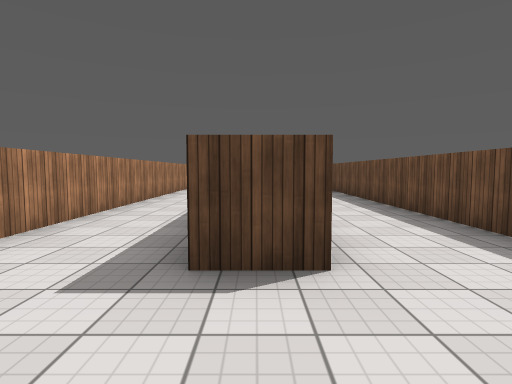
View 1 (above)

17 first-person views from a walk through a scene from a Unity 3-D project. The camera is 1.4 m above the floor, tilts 4° down and sees 80° across. The floor is counted in squares, 2 m on a side. Each view is taken from the middle of a square. On the plan, view 1 faces up. The plan holds only what a view shows up to about 10 squares ahead; the rest is blank. Surface patterns are stand-ins for the level's own textures.

View 2
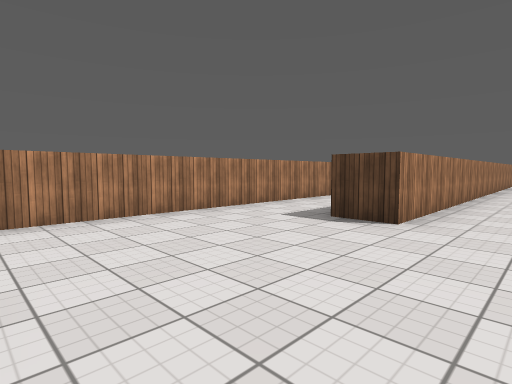

View 3
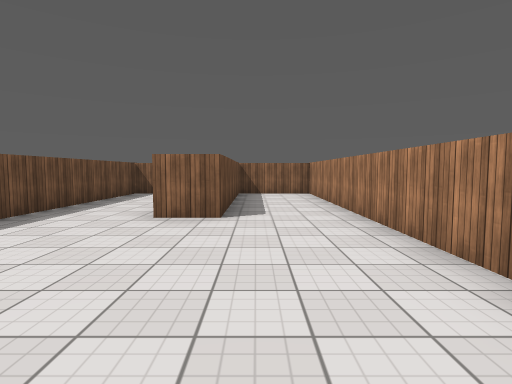

View 4
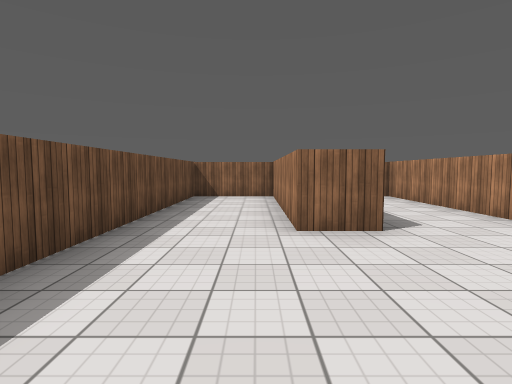

View 5
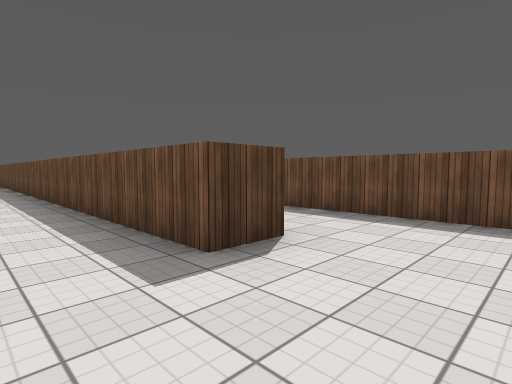

View 6
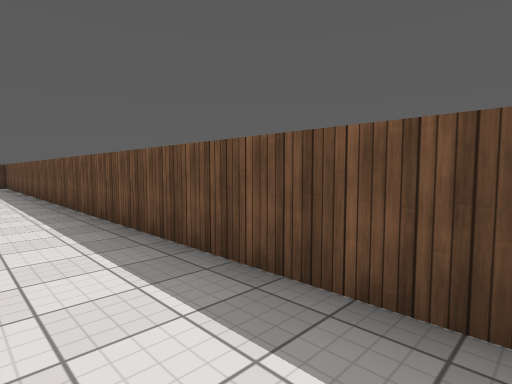

View 7
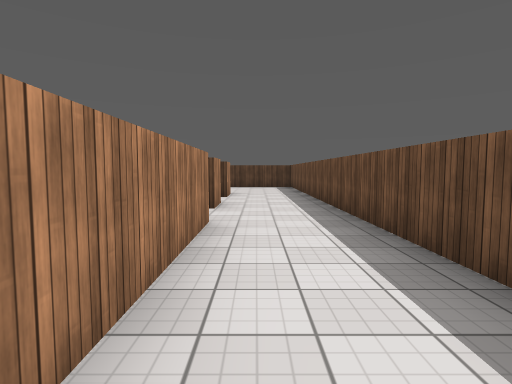

View 8
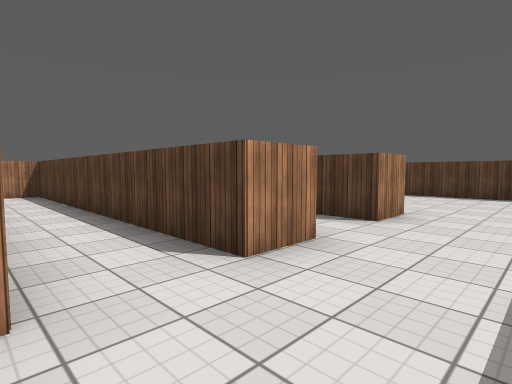

View 9
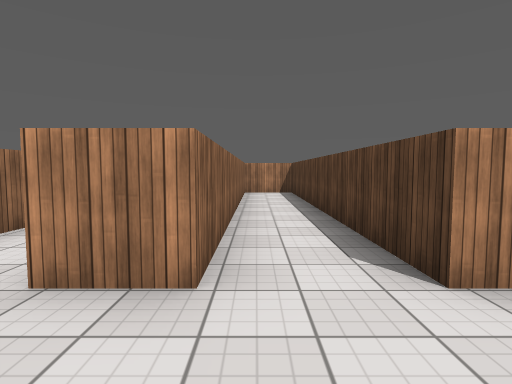

View 10
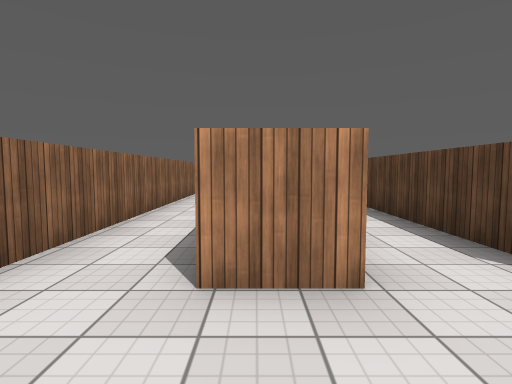

View 11
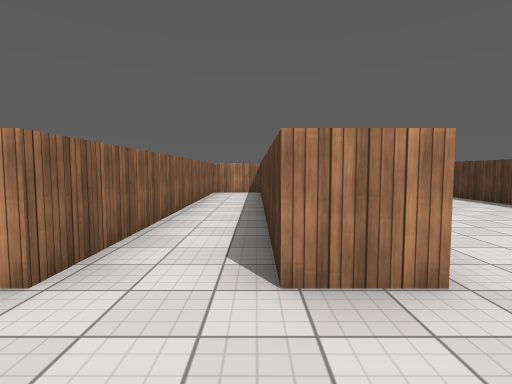

View 12
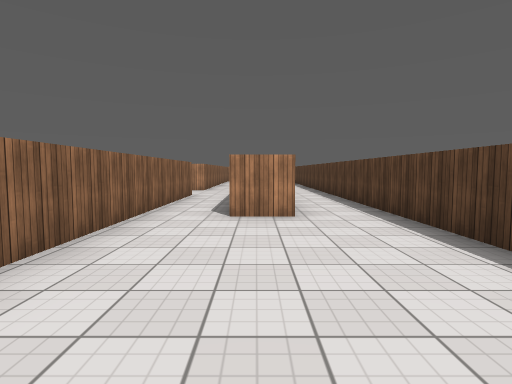

View 13
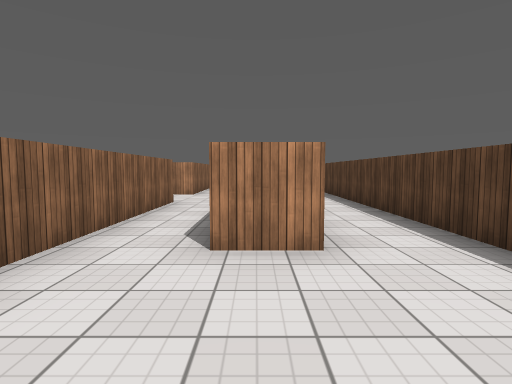

View 14
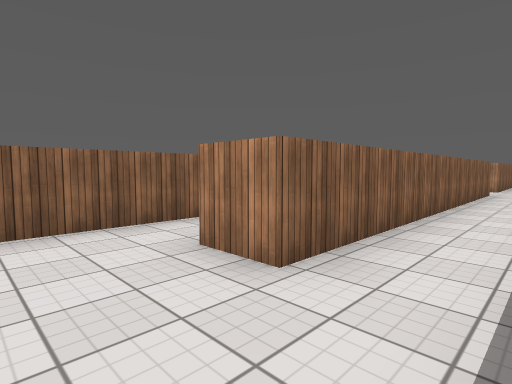

View 15
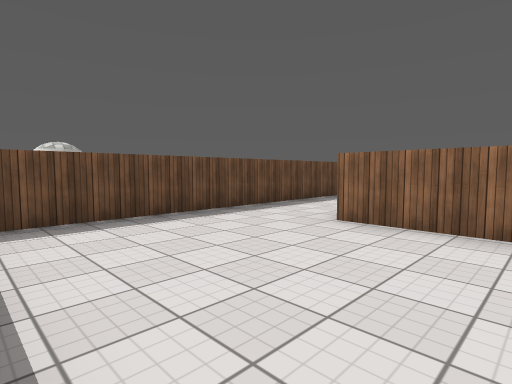

View 16
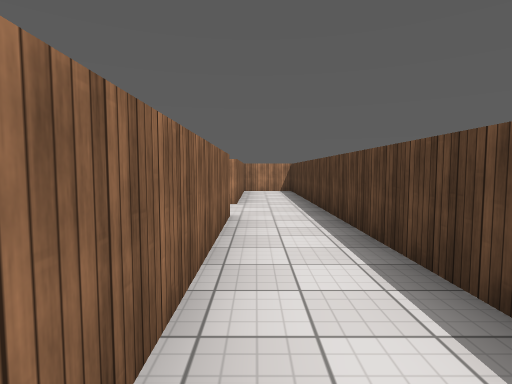

View 17
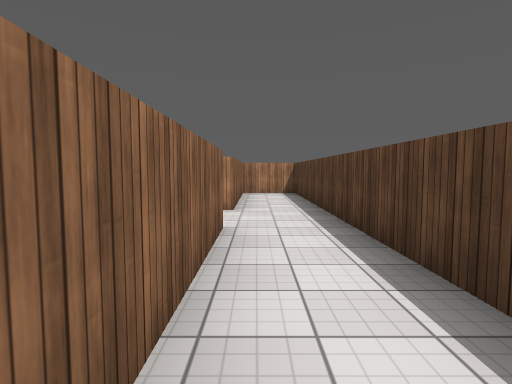

### Floor plan
Points are (right, up) in squares from view 1. A wall is a line through its corners. A room is listed if a view was taken in it or the views show most of it. See-through windows are left out.
Room 1 (views 1, 2, 3, 4, 5, 6, 7, 8)
walls: (0.5, 10.8) (0.5, 2.1) (-0.5, 2.1) (-0.5, 14.6); (-2.6, 13.2) (-2.6, -7.3) (-0.5, -7.3) (-0.5, -2.5) (0.5, -2.5) (0.5, -7); (-2.6, 14.6) (-10.8, 14.6) (-10.8, 13.9); (-10.2, 13.2) (-3.1, 13.2); (0.5, -7.3) (2.7, -7.3) (2.7, 10)
ways out: opening at (-1.5, 15) to room 2
objects: ball (1, 20) to (2, 21)
Room 2 (views 9, 10, 11)
walls: (-2.6, 18.1) (-2.6, 17.1) (-10.8, 17.1) (-10.8, 15.6) (-2.6, 15.6) (-2.6, 14.6); (-0.5, 14.6) (-0.5, 18.6)
ways out: opening at (-1.5, 15) to room 1; opening at (-1.5, 18) to room 3
Room 3 (views 12, 13, 14, 15, 16, 17)
walls: (-11.9, 18.1) (-2.6, 18.1); (-15, 18.1) (-13.9, 18.1); (-16.8, 20.6) (-7.6, 20.6) (-7.6, 19.5); (-1.8, 22.2) (-22.5, 22.2) (-22.5, 20.5); (-0.5, 18.6) (-0.5, 21.6); (-22, 20.6) (-18.4, 20.6)
ways out: opening at (-1.5, 18) to room 2; opening at (-12.5, 18)

Where each view was taken, in squares from view 1:
view 1: 0 up, 0 right, facing up
view 2: 2 down, 2 right, facing up-left
view 3: 2 up, 1 left, facing down
view 4: 1 up, 1 right, facing down
view 5: 0 up, 2 left, facing up-right
view 6: 7 up, 2 left, facing up-right
view 7: 9 up, 2 left, facing up
view 8: 13 up, 1 left, facing up-left
view 9: 16 up, 1 left, facing left
view 10: 15 up, 1 left, facing left
view 11: 17 up, 1 left, facing left
view 12: 20 up, 3 left, facing left
view 13: 20 up, 5 left, facing left
view 14: 22 up, 6 left, facing down-left
view 15: 22 up, 5 left, facing down-right
view 16: 21 up, 12 left, facing left
view 17: 21 up, 13 left, facing left
